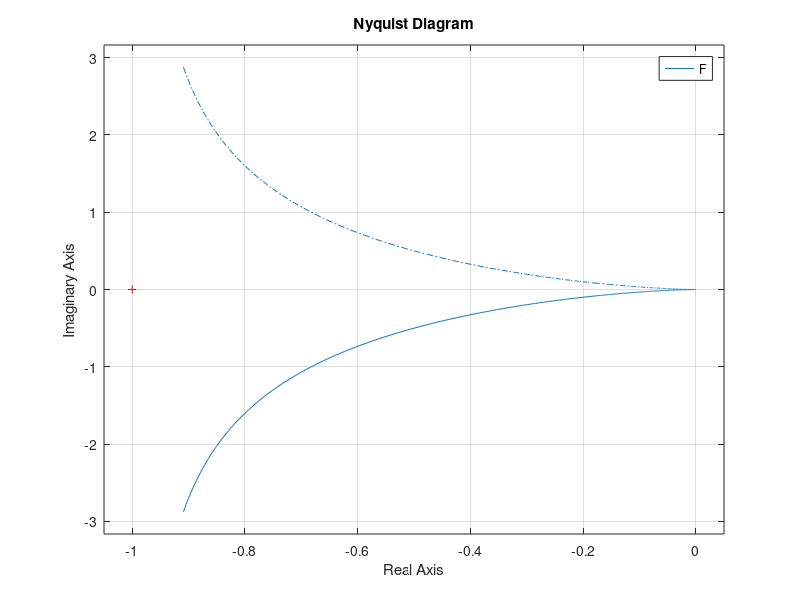

MATLAB code for this plot:
clc
clear all

pkg load control

num = [1];
#den = poly([1 1])
den =[1 1 0]

F = tf(num,den)
H=feedback(F,1)
nyquist(F)
